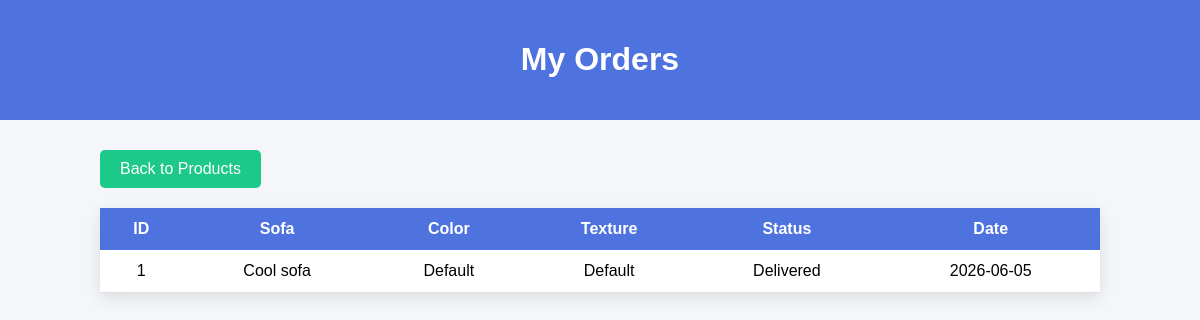
Screenshot of /my_orders.php (signed in) with the database file from the repository.
### tables this page shows
CREATE TABLE `orders` (
  `id` int(11) NOT NULL,
  `user_id` int(11) NOT NULL,
  `product_id` int(11) NOT NULL,
  `color` text NOT NULL,
  `texture` varchar(255) NOT NULL,
  `date` date NOT NULL DEFAULT current_timestamp(),
  `status` varchar(50) NOT NULL DEFAULT 'Pending'
);

CREATE TABLE `products` (
  `id` int(11) NOT NULL,
  `name` text NOT NULL,
  `description` varchar(255) NOT NULL,
  `price` int(50) NOT NULL,
  `image` varchar(255) NOT NULL
);

### my_orders.php (the view, shortened to what this page needs)
<?php
include("config/db.php");
$user_id = $_SESSION['user_id'];
$sql = "SELECT orders.*, products.name
        FROM orders
        INNER JOIN products
        ON orders.product_id = products.id
        WHERE orders.user_id='$user_id'
        ORDER BY orders.id DESC";
$result = mysqli_query($conn,$sql);
?>
<!DOCTYPE html>
<html>
<head>
</head>
<body>
<div class="header">
    <h1>My Orders</h1>
</div>
<div class="container">
<a href="index.php" class="back-btn">
    Back to Products
</a>
<table>
<tr>
    <th>ID</th>
    <th>Sofa</th>
    <th>Color</th>
    <th>Texture</th>
    <th>Status</th>
    <th>Date</th>
</tr>
<?php while($row=mysqli_fetch_assoc($result)) { ?>
<tr>
    <td><?php echo $row['id']; ?></td>
    <td><?php echo $row['name']; ?></td>
    <td><?php echo ucfirst($row['color']); ?></td>
    <td><?php echo ucfirst($row['texture']); ?></td>
    <td><?php echo $row['status']; ?></td>
    <td><?php echo $row['date']; ?></td>
</tr>
<?php } ?>
</table>
</div>
</body>
</html>

### my_orders.php (style rules this page uses)
body { font-family:Arial,sans-serif; background:#f4f6f9; margin:0; }
.header { background:#4e73df; color:white; text-align:center; padding:20px; }
.container { width:90%; max-width:1000px; margin:30px auto; }
table { width:100%; border-collapse:collapse; background:white; box-shadow:0 5px 15px rgba(0,0,0,0.1); }
th { background:#4e73df; color:white; padding:12px; }
td { padding:12px; border-bottom:1px solid #ddd; text-align:center; }
.back-btn { display:inline-block; margin-bottom:20px; padding:10px 20px; background:#1cc88a; color:white; text-decoration:none; border-radius:5px; }

### rows the page displays
orders: id "1", product.name "Cool sofa", color "Default", texture "Default", status "Delivered", date "2026-06-05"
